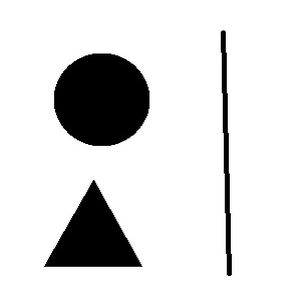
#> input picture find_contour/shape.jpg, 300 x 300 px
$ python find_contour-.py   (older library calls are emulated)
#> lines starting #> are read from the running program, lines starting #| are printed output that depends on the picture; after the words box and inside, x2 and y2 are one past the last pixel; in counts of white or black regions, pixels touching at a corner belong together
import cv2
import numpy as np

# 读取图片
img = cv2.imread("shape.jpg")
#> img is the input picture: shape (300, 300, 3); min 0, max 255, mean 219.3
# 转灰度图片
gray = cv2.cvtColor(img,cv2.COLOR_BGR2GRAY)

ret, binary = cv2.threshold(gray,127,255,cv2.THRESH_BINARY)
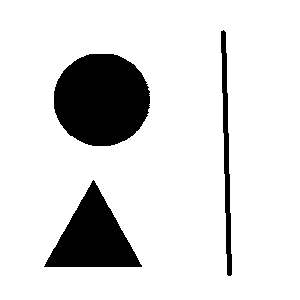
#> binary: shape (300, 300); 86% white; 3 black regions

# 轮廓检测
_ ,contours, hierarchy = cv2.findContours(binary, cv2.RETR_TREE, cv2.CHAIN_APPROX_NONE)
#> contours = 4 contours; box (x1, y1, x2, y2) and area: (0, 0, 300, 300) 89401, (53, 53, 151, 147) 7164, (43, 179, 143, 268) 4464, (220, 29, 233, 277) 1470

newImg = np.zeros(img.shape,np.uint8)  #根据图像的大小来创建一个图像对象
#newImg2 = img.copy() #複製

# 画图
# color : BGR ex: red = 0,0,255 ; blue = 255,0,0
cv2.drawContours(newImg, contours, -10, (0,0,255), 1)
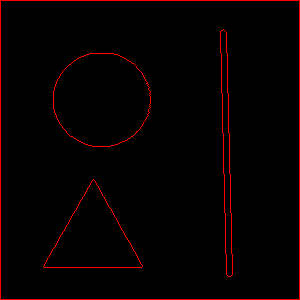
#> newImg: shape (300, 300, 3); mean of channels 0, 1, 2 0, 0, 6.3; drawn as B, G, R

#儲存
cv2.imwrite("shape-contour.jpg", newImg)

# 展示
cv2.imshow("img", newImg)
cv2.imshow("img2", img)

# 讀取使用者所按下的鍵
cv2.waitKey(0)


# 關閉圖形顯示視窗
cv2.destroyAllWindows()
